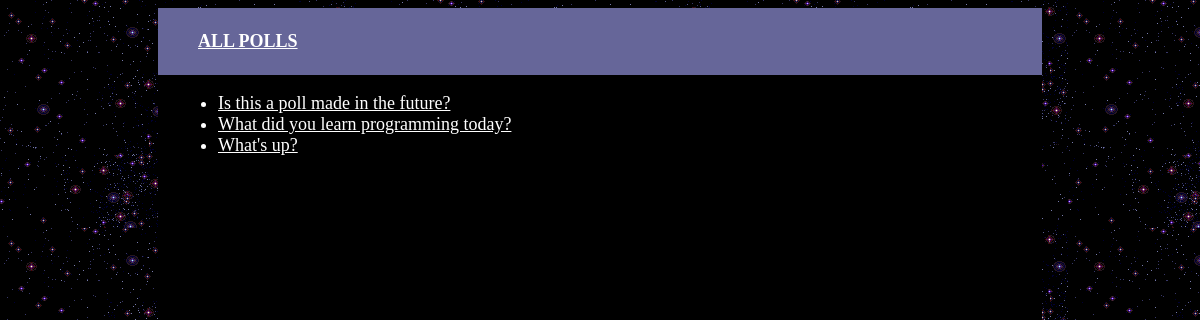
Screenshot of /polls/ with the database file from the repository.
### polls/models.py (models this page shows, shortened)
class Poll(models.Model):
	def was_published_recently(self):
		now = timezone.now()
		return now - datetime.timedelta(days=1) <= self.pub_date <= now
	was_published_recently.admin_order_field = 'pub_date'
	was_published_recently.boolean = True
	was_published_recently.short_desription = 'Published recent'
	question = models.CharField(max_length=200)
	pub_date = models.DateTimeField('date published')

### polls/views.py (the view)
class IndexView(generic.ListView):
	template_name = 'polls/index.html'
	context_object_name = 'latest_poll_list'
	def get_queryset(self):
		return Poll.objects.order_by('-pub_date')[:5]

### polls/templates/polls/index.html
<!DOCTYPE html>
<html>
<head>
{% load staticfiles %}
<link rel="stylesheet" type="text/css" href="{% static 'polls/style.css' %}" />
</head>
<body>
	<div id="container">
		<div id="header">
			<ul>
				<li><a href="">All Polls</a></li>
			</ul>
		</div>
		<div id="content">
			{% if latest_poll_list %}
			<ul>
			{% for poll in latest_poll_list %}
				<li><a href="{% url 'polls:detail' poll.id %}">{{ poll.question }}</a></li>
			{% endfor %}
			</ul>
			{% else %}
				<p>No polls are available.</p>
			{% endif %}
		</div>
	</div>
</body>
</html>

### polls/static/polls/style.css (style rules this page uses)
body { background: white url("images/background.gif"); color: white; font-size: 18px; }
a { color: white; }
#container { width:auto; margin:auto 150px; background-color:black; }
#header { list-style-type: none; margin-left: auto; margin-right: auto; display: block; font-weight: bold; color: #FFFFFF; background-color: #666699; text-align: left; padding: 5px 5px 5px 0; text-decoration: none; text-transform: uppercase; }
#header ul { list-style-type: none; }
#content { height:800px; width:620px; padding-left: 20px; }

### rows the page displays
Poll: question "Is this a poll made in the future?"
Poll: question "What did you learn programming today?"
Poll: question "What's up?"
